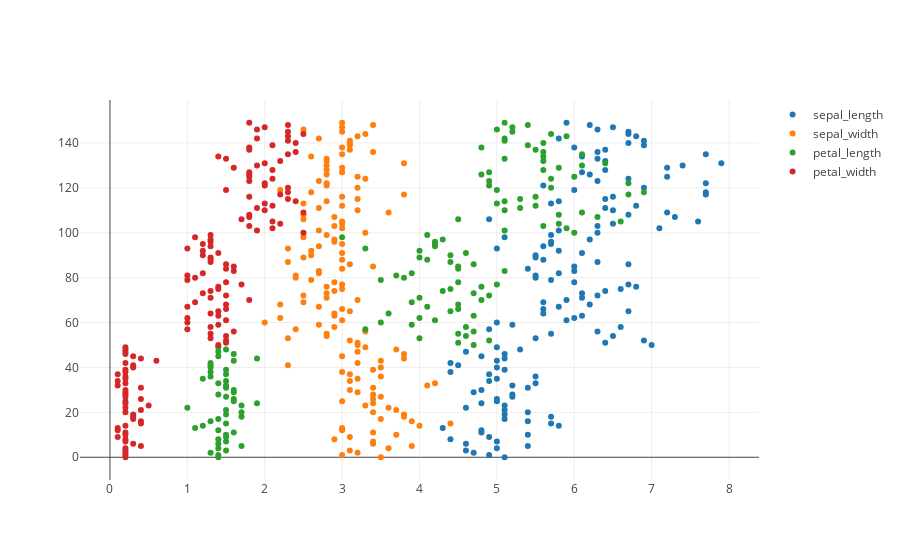

Notebook code for this chart:
### Code cell
let x = Array::from_iter(0..150);

let mut plot = Plot::new();

let t1 = Scatter::from_array(f.slice(s![.., 0]).to_owned(), x.clone())
  .name("sepal_length")
  .mode(Mode::Markers);
let t2 = Scatter::from_array(f.slice(s![.., 1]).to_owned(), x.clone())
  .name("sepal_width")
  .mode(Mode::Markers);
let t3 = Scatter::from_array(f.slice(s![.., 2]).to_owned(), x.clone())
  .name("petal_length")
  .mode(Mode::Markers);

let t4 = Scatter::from_array(f.slice(s![.., 3]).to_owned(), x.clone())
  .name("petal_width")
  .mode(Mode::Markers);

plot.add_trace(t1);
plot.add_trace(t2);
plot.add_trace(t3);
plot.add_trace(t4);
plot

### Figure 1 — Plotly figure (JSON) as saved in the notebook; plotly's stock layout.template omitted (floating-point values rounded to 4 significant figures; data arrays with more than 128 entries replaced by an {"elided": "..."} marker saying what was removed)
{"data": [{"mode": "markers", "name": "sepal_length", "type": "scatter", "x": {"elided": "150 float values"}, "y": {"elided": "150 int values"}}, {"mode": "markers", "name": "sepal_width", "type": "scatter", "x": {"elided": "150 float values"}, "y": {"elided": "150 int values"}}, {"mode": "markers", "name": "petal_length", "type": "scatter", "x": {"elided": "150 float values"}, "y": {"elided": "150 int values"}}, {"mode": "markers", "name": "petal_width", "type": "scatter", "x": {"elided": "150 float values"}, "y": {"elided": "150 int values"}}], "layout": {"autosize": true, "xaxis": {"autorange": true, "range": [-0.3803, 8.38], "type": "linear"}, "yaxis": {"autorange": true, "range": [-12.3, 161.3], "type": "linear"}}}
